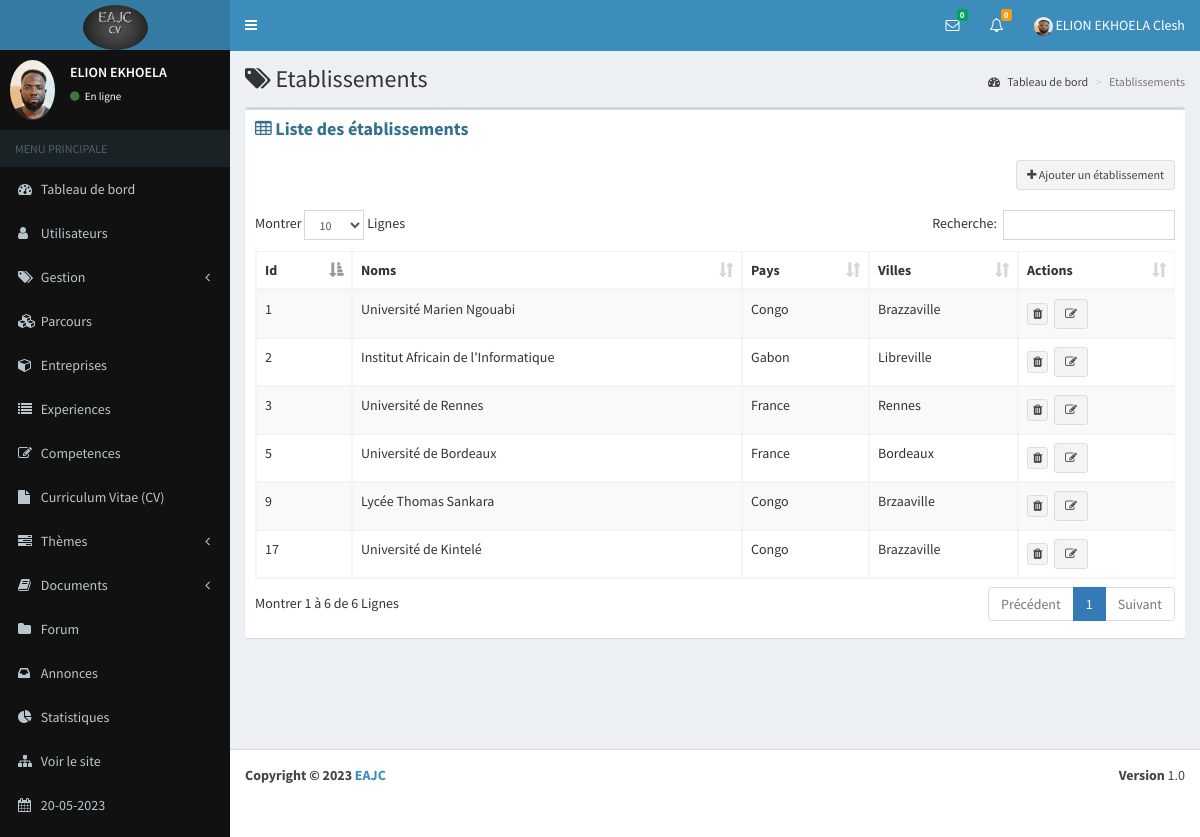
Page /eab/etablissements (signed in) on the committed database.
### eab/models.py (models this page shows, shortened)
class Parametre(models.Model):
    appname=models.CharField(max_length=100)
    appeditor=models.CharField(max_length=200)
    phone=models.CharField(max_length=200, null=True)
    email=models.CharField(max_length=200, null=True)
    version=models.CharField(max_length=10, null=True)
    devise=models.CharField(max_length=10, null=True)
    COLORS=[
        ('primary','primary'),
        ('info','info'),
        ('success','success'),
        ('danger','danger'),
        ('secondary','secondary'),
        ('dark','dark'),
    ]
    theme=models.CharField(max_length=200, null=True, choices=COLORS)
    logo=models.ImageField(upload_to="media", null=True, blank=True)
    width_logo=models.CharField(max_length=3, null=True)
    height_logo=models.TextField(max_length=3, null=True)

class Profile(models.Model):
    user=models.OneToOneField(User, on_delete=models.CASCADE)
    phone=models.CharField(max_length=100)
    address=models.TextField()
    photo=models.ImageField(upload_to="media", null=True, blank=True)
    SEX=[
        ('Masculin','Masculin'),
        ('Feminin','Feminin')
    ]
    gender=models.CharField(max_length=100, null=True, choices=SEX)
    droitmes=models.BooleanField(default=False, null=True)
    status=models.BooleanField(default=False, null=True)
    apropos=models.TextField(null=True)
    profession=models.CharField(max_length=50, null=True)
    VARIABLE=[
        ('Visible','Visible'),
        ('Invisible','Invisible')
    ]
    vform=models.CharField(max_length=100, null=True, choices=VARIABLE, default="Visible")
    vep=models.CharField(max_length=100, null=True, choices=VARIABLE)
    vcomp=models.CharField(max_length=100, null=True, choices=VARIABLE)
    vaform=models.CharField(max_length=100, null=True, choices=VARIABLE)
    priority=models.BooleanField(null=True,default=False)

class Etablissement(models.Model):
    user=models.ForeignKey(User, on_delete=models.CASCADE, null=True)
    name=models.CharField(max_length=200)
    country=models.CharField(max_length=100)
    city=models.CharField(max_length=100)

### eab/views.py (the view)
# urls.py: path("etablissements", etablissements, name="etablissement/etablissements"),
@login_required(login_url='connection/login')
def etablissements(request):
    date=datetime.datetime.now()
    etablissements=Etablissement.objects.filter(user_id=request.user.id)
    context={
        "etablissements":etablissements,
        "countanswer":nbnew_answer(request),
        "count":nbnew_message(request),
        "users":new_message(request),
        "parametre":parametre(),
        "date":date
    }
    return render(request, "etablissement/etablissements.html", context)

### eab/views.py (called while the page is built, shortened)
def parametre():
    try:
        parametre=Parametre.objects.all()[0]
    except Exception as e:
        parametre=None
    if parametre == None :
        return redirect("maintenance")
    else:
        return parametre

def new_message( request):
    contacts=Contact.objects.filter(statut=0, status=1).order_by("-id")
    tabUsers=[]
    tabIdUser=[]
    for contact in contacts:
        diccode=eval(contact.codes)
    tab=[]
    for i in tabIdUser:
        if i not in tab:
            tab.append(i)
    dic={}
    for i in tab:
        nombre=0
        for k in tabIdUser:
            if i==k:
                nombre=nombre+1
        dic[i]=nombre
    tabMessages=[]
    tabs=[]
    return tabMessages

def nbnew_message(request):
    contacts=Contact.objects.filter(statut=0, status=1).order_by("-id")
    count=0
    for contact in contacts:
        diccode=eval(contact.codes)
        if int(diccode["user1"])==request.user.id:
            count=count+1
    return count

def nbnew_answer(request):
    questions=Question.objects.filter(user_id=request.user.id)
    number=0
    for question in questions:
        answers=Answer.objects.filter(question_id=question.id, status=0)
        for answer in answers:
            if answer.user_id != request.user.id:
                number+=1
    return number

### eab/templates/etablissement/etablissements.html (shortened to what this page needs)
{% extends 'global/base.html' %}
{% block content %}
      <div class="content-wrapper">
        <section class="content-header">
          <h1>
            {% for group in request.user.groups.all %}
            {% if group.name == "admin" %}
            <i class="fa fa-tags"></i>
            {% else %}
            <i class="fa fa-university"></i>
            {% endif %}
            {% endfor %}
            Etablissements
          </h1>
          <ol class="breadcrumb">
            <li><a href="{% url 'dashboard' %}"><i class="fa fa-dashboard"></i> Tableau de bord</a></li>
            <li class="active">Etablissements</li>
          </ol>
        </section>
        <section class="content">
          <div class="row">
            <div class="col-xs-12">
              <div class="box">
                <div class="box-header">
                  <h3 class="box-title text-info"><i class="fa fa-table"></i> <b>Liste des établissements</b></h3>
                </div>
                <div class="box-body">
                  <div align="right">
                    <a href="{% url 'etablissement/add_etab' %}" class="btn btn-default btn-sm"><i class="fa fa-plus"></i> Ajouter un établissement</a>
                  </div>
                  <br>
                  <div class="table-responsive">
                    <table id="example1" class="table table-bordered table-striped">
                      <thead>
                        <tr>
                          <th>Id</th>
                          <th>Noms</th>
                          <th>Pays</th>
                          <th>Villes</th>
                          <th>Actions</th>
                        </tr>
                      </thead>
                      <tbody>
                        {% for etablissement in etablissements %}
                        <tr>
                            <td>{{ etablissement.id }}</td>
                            <td>{{ etablissement.name }}</td>
                            <td>{{ etablissement.country }}</td>
                            <td>{{ etablissement.city }}</td>
                            <td>
                                <a class="btn btn-default btn-xs" href="#" data-toggle="modal" data-target="#etabModal{{ etablissement.id }}"><i class="fa fa-trash"></i></a>&nbsp;
                                <a href="{% url 'etablissement/edit_etab' etablissement.id %}" title="Modifier" class="btn btn-default btn-sm"><i class="fa fa-edit"></i></a>
                            </td>
                        </tr>
                        {% endfor %}
                      </tbody>
                    </table>
                  </div>
                </div>
              </div>
            </div>
          </div>
        </section>
      </div>
      {% endblock %}

### eab/templates/global/navbar.html (shortened to what this page needs)
{% load static %}
<header class="main-header">
    <a href="{% url 'dashboard' %}" class="logo">
        {% if parametre.logo %}
        <img class="img-circle" src="{{ parametre.logo.url }}" width="{{ parametre.width_logo }}" height="{{ parametre.height_logo }}" alt="EAJC">
        {% else %}
        <h3><b>EAJC</b></h3>
        {% endif %}
    </a>
    <nav class="navbar navbar-static-top" role="navigation">
      <a href="#" class="sidebar-toggle" data-toggle="offcanvas" role="button">
      </a>
      <div class="navbar-custom-menu">
        <ul class="nav navbar-nav">
          <li class="dropdown messages-menu">
            <a href="#" class="dropdown-toggle" data-toggle="dropdown">
              <i class="fa fa-envelope-o"></i>
              <span class="label label-success">{{ count }}</span>
            </a>
          </li>
          <li class="dropdown notifications-menu">
            <a href="#" class="dropdown-toggle" data-toggle="dropdown">
              <i class="fa fa-bell-o"></i>
              <span class="label label-warning">{{ countanswer }}</span>
            </a>
          </li>
          <li class="dropdown user user-menu">
            <a href="#" class="dropdown-toggle" data-toggle="dropdown">
                {% if request.user.profile.photo %}
                <img class="img-circle" width="19" height="19" src="{{ request.user.profile.photo.url }}" alt="...">
                {% else %}
                <img class="img-circle" width="19" height="19" src="{% static 'dist/img/user.png' %}" alt="...">
                {% endif %}
              <span class="hidden-xs">{{ user.last_name }} {{ user.first_name }}</span>
            </a>
          </li>
        </ul>
      </div>
    </nav>
  </header>

### eab/templates/global/_nav.html (shortened to what this page needs)
{% load static %}
<aside class="main-sidebar bg-black">
    <section class="sidebar">
      <div class="user-panel">
        <div class="pull-left image">
            {% if request.user.profile.photo %}
            <img class="img-circle" src="{{ request.user.profile.photo.url }}" alt="...">
            {% else %}
            <img class="img-circle" width="60" height="50" src="{% static 'dist/img/user.png' %}" alt="...">
            {% endif %}
        </div>
        <div class="pull-left info">
          <p>{{ user.last_name }}</p>
          <a href="{% url 'users/profile' %}"><i class="fa fa-circle text-success"></i> En ligne</a>
        </div>
      </div>
      <ul class="sidebar-menu">
        <li class="header">MENU PRINCIPALE</li>
        <li><a href="{% url 'dashboard' %}"><i class="fa fa-dashboard"></i> <span>Tableau de bord</span></a></li>
        {% for group in request.user.groups.all %}
        {% if group.name == "admin" %}
        <li class="treeview">
          <a href="#">
            <i class="fa fa-user"></i>
            <span>Utilisateurs</span>
          </a>
        </li>
        <li class="treeview">
            <a href="#">
              <i class="fa fa-tags"></i> <span>Gestion</span>
              <i class="fa fa-angle-left pull-right"></i>
            </a>
        </li>
        <li><a href="{% url 'parcours/parcours' %}"><i class="fa fa-cubes"></i> Parcours</a></li>
        <li><a href="{% url 'entreprise/entreprises' %}"><i class="fa fa-cube"></i> <span>Entreprises</span></a></li>
        <li><a href="{% url 'experience/experiences' %}"><i class="fa fa-list"></i> <span>Experiences</span></a></li>
        <li><a href="{% url 'competence/competences' %}"><i class="fa fa-edit"></i> <span>Competences</span></a></li>
        <li><a href="{% url 'cv/recap' %}"><i class="fa fa-file"></i> <span>Curriculum Vitae (CV)</span></a></li>
        <li class="treeview">
          <a href="#">
            <i class="fa fa-tasks"></i> <span>Thèmes</span>
            <i class="fa fa-angle-left pull-right"></i>
          </a>
        </li>
        <li class="treeview">
          <a href="#">
            <i class="fa fa-book"></i> <span>Documents</span>
            <i class="fa fa-angle-left pull-right"></i>
          </a>
        </li>
        <li><a href="{% url 'question/questions' %}"><i class="fa fa-folder"></i> <span>Forum</span></a></li>
        <li><a href="{% url 'annonce/annonces' %}"><i class="fa fa-inbox"></i> <span>Annonces</span></a></li>
        <li><a href="{% url 'statistique' %}"><i class="fa fa-pie-chart"></i> <span>Statistiques</span></a></li>
        <li><a href="{% url 'home' %}"><i class="fa fa-sitemap"></i> <span>Voir le site</span></a></li>
        <li><a href=""><i class="fa fa-calendar"></i> <span>{{ date|date:"d-m-Y" }}</span></a></li>
        {% endif %}
        {% endfor %}
      </ul>
    </section>
  </aside>

### eab/templates/global/footeradmin.html
<footer class="main-footer">
    <div class="pull-right hidden-xs">
      <b>Version</b> {{parametre.version}}
    </div>
    <strong>Copyright &copy; 2023 <a href="">{{parametre.appname}}</a></strong>
</footer>

### rows in the picture
Parametre: logo (picture), version "1.0", appname "EAJC"
Etablissement: id "1", name "Université Marien Ngouabi", country "Congo", city "Brazzaville"
Etablissement: id "2", name "Institut Africain de l'Informatique", country "Gabon", city "Libreville"
Etablissement: id "3", name "Université de Rennes", country "France", city "Rennes"
Etablissement: id "5", name "Université de Bordeaux", country "France", city "Bordeaux"
Etablissement: id "9", name "Lycée Thomas Sankara", country "Congo", city "Brzaaville"
Etablissement: id "17", name "Université de Kintelé", country "Congo", city "Brazzaville"

### other values in the picture
{{ count }} "0"
{{ countanswer }} "0"
{{ user.last_name }} "ELION EKHOELA"
{{ user.first_name }} "Clesh"
{{ date|date:"d-m-Y" }} "20-05-2023"
